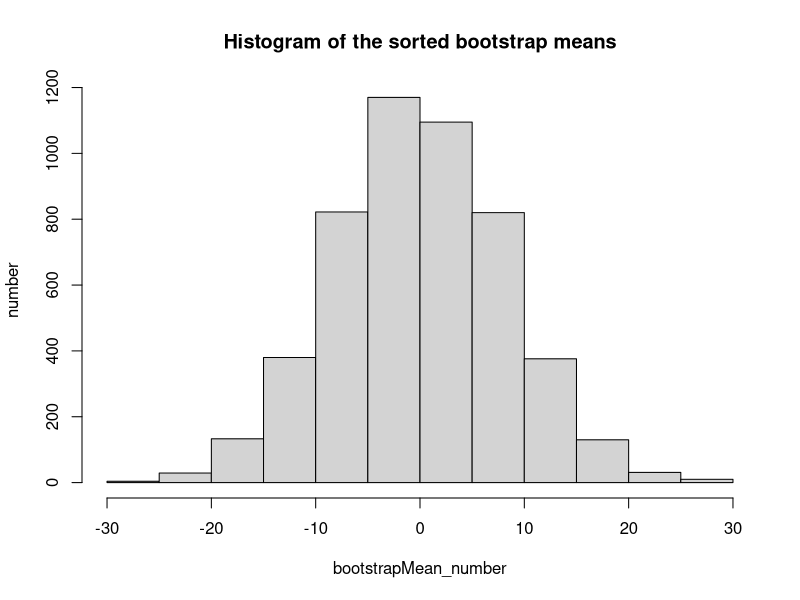
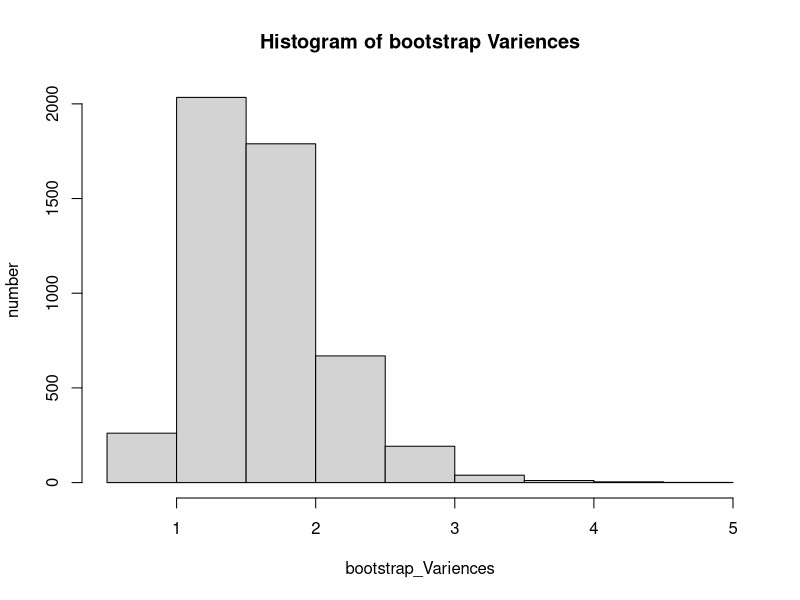

These charts were generated, in order, by the following R code:
## ---- chunk 1
knitr::opts_chunk$set(echo = TRUE)
## ---- chunk 2

# putting the data in arrays
# dependant data
form1 = c(23,59,68,122,74,90,70,87,155,120,124,103,54,90,124,80,69,123,76,71,94,167,69,105,98,73,79,61,121,56	)
form2 = c(88,114,81,41,108,92,52,54,103,50,135,76,143,124,151,96,76,128,60,127,109,122,88,109,90,56,105,64,127,104)

size1 = length(form1)
size2 = length(form2)

xbar = mean(form1) - mean(form2)

## ---- chunk 3

# THIS IS JUST TO GET THE PVALUE TO PRINT
# testing weather there is a significant differnece in the means
B = 5000
bootMeans = numeric(B)

for(i in 1:B)
{
  samp1 <- sample(form1, replace= TRUE, size = size1)
  samp2 <- sample(form1, replace= TRUE, size = size2)
  bootMeans[i] <- mean(samp1) - mean(samp2)
}

# printing out the first 5 bootstrapMean values:

#print("First five values:")
#for(i in 1:5)
#{
#  print(bootMeans[i])
#}
# getting the pvalue
pvalue =sum(abs(bootMeans)>=abs(2*xbar-0))/B# testing weather there is a significant differnece in the means
B = 5000
bootMeans = numeric(B)

for(i in 1:B)
{
  samp1 <- sample(form1, replace= TRUE, size = size1)
  samp2 <- sample(form1, replace= TRUE, size = size2)
  bootMeans[i] <- mean(samp1) - mean(samp2)
}

# getting the pvalue
pvalue =sum(abs(bootMeans)>=abs(2*xbar-0))/B

## ---- chunk 4

# Question 1
# testing weather there is a significant differnece in the means
#B = 5000
#bootMeans = numeric(B)

#for(i in 1:B)
#{
#  samp1 <- sample(form1, replace= TRUE, size = size1)
#  samp2 <- sample(form1, replace= TRUE, size = size2)
#  bootMeans[i] <- mean(samp1) - mean(samp2)
#}

# printing out the first 5 bootstrapMean values:

print("First five values:")
for(i in 1:5)
{
  print(bootMeans[i])
}
# getting the pvalue
#pvalue =sum(abs(bootMeans)>=abs(2*xbar-0))/B
print("The pvalue is:")
pvalue

## ---- chunk 5

#Extra 
hist(bootMeans, main = "Histogram of the sorted bootstrap means", xlab = "bootstrapMean_number", ylab = "number")

## ---- chunk 6

# Question 2
#95% confidence interval
# just gets the bootstrap parts in the bootstrap means you have to apply the bootstrap assumption to get the conf interval further 
#quants=quantile(bootMeans,probs = c(0.025,0.975))

# Thereafter, you have to take the .025, 0.975 interval
# for the confidnence interval
#CI = c(2*xbar-quants[2],2*xbar-quants[1])


bootMeans=sort(bootMeans)
c1 <- round(bootMeans[125], digits = 3) # lower bound thats 2.5%
c2 <- round(bootMeans[4875], digits = 3) # upper bound thats 97.5%

# Basic Bootstrap Interval
bbll <- round((xbar + (xbar - c2)), digits = 3)
bbul <- round((xbar + (xbar - c1)), digits = 3)
bbci <- c(bbll, bbul)
print("The 95% confidence intervals for the means is")
cat("[", bbll, " ; ",  bbul, "]", sep = "")

## ---- chunk 7


# independant data
dept1 <- c(4,9,8,7,4,4,8,7,9,0,7,4,7,8,4,4,7,5,0,3,3,1,3,3,4,7,10,8,7,5,1,5,3,4,5,10,5,8,4,4,4,9,5,9,5,7,3,8,10,4)
dept2 <- c(5,4,9,5,5,5,6,4,5,5,4,0,6,7,4,3,3,6,7,4,5,1,8,9,5,9,4,7,0,9,5,6,4,5,5,6,5,5,3,4,5,6,4,3,8,3,5,7,8,8)

## ---- chunk 8
 
# Question 3: using bootstraps to test the variences for equality
BB = 5000
boot = numeric(BB)

for(i in 1:BB)
{
  number = sample(1:50, replace = T, size = 50)
  sample1 = var(dept1[number])
  sample2 = var(dept2[number])
  boot[i] = sample1/sample2
}

ratio <- var(dept1)/var(dept2)
print("The ratio of variences is:")
print(ratio)
pVal <- sum(abs(boot>= boot- 2*ratio))/BB
print("The pvalue is:")
print(pVal)





## ---- chunk 9
print("First five values:")
for(i in 1:5)
{
  print(boot[i])
}
## ---- chunk 10
#Extra
hist(boot, main ="Histogram of bootstrap Variences", xlab = "bootstrap_Variences", ylab= "number")
## ---- chunk 11
# Calculate the sample variences
var1 = var(dept1)
var2 = var(dept2)
fstat = var1/var2
print("The ratio of variences is ")
print(fstat)
  samplePvalue = pf(fstat, 49,49, lower.tail = TRUE)
print(samplePvalue)
